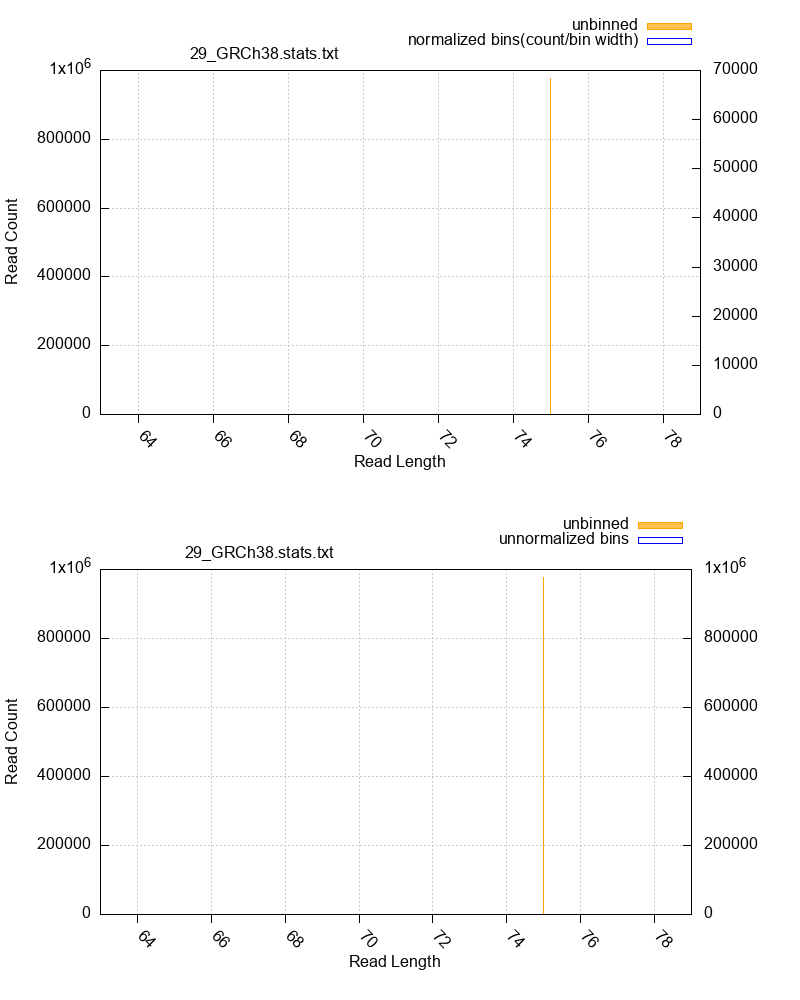

This chart was generated by the following gnuplot code:

        set ytics nomirror
        set y2tic nomirror
        set terminal png size 800,1000 truecolor
        set output "plots/read-length.png"
        set grid xtics ytics y2tics back lc rgb "#cccccc"
        set grid noy2tics
        set multiplot layout 2,1 columnsfirst scale 1,0.9
        set yrange[0: 1000000]
        set ylabel "Read Count"
        
        set xrange[63: 79]
        set xtics rotate by -45 out scale 1 nomirror
        set xlabel "Read Length"
        set boxwidth .8 relative
        set title "29_GRCh38.stats.txt" noenhanced
        set title offset -15,-.5
        set key at graph 1, 1.15
        set y2range[0:70000]
        plot "plots/read_len_rawdata.txt" using 1:2 lt rgb "orange" with boxes fs solid .7 title 'unbinned', "plots/read_len_histdata.txt" using 4:3 lt rgb "blue" with boxes title 'normalized bins(count/bin width)' axis x1y2
    
        set boxwidth 1 relative
        set y2range[0:1000000]
        plot "plots/read_len_rawdata.txt" using 1:2 lt rgb "orange" with boxes fs solid .7 title 'unbinned', "plots/read_len_histdata.txt" using 4:2 lt rgb "blue" with boxes title 'unnormalized bins' axis x1y2
    